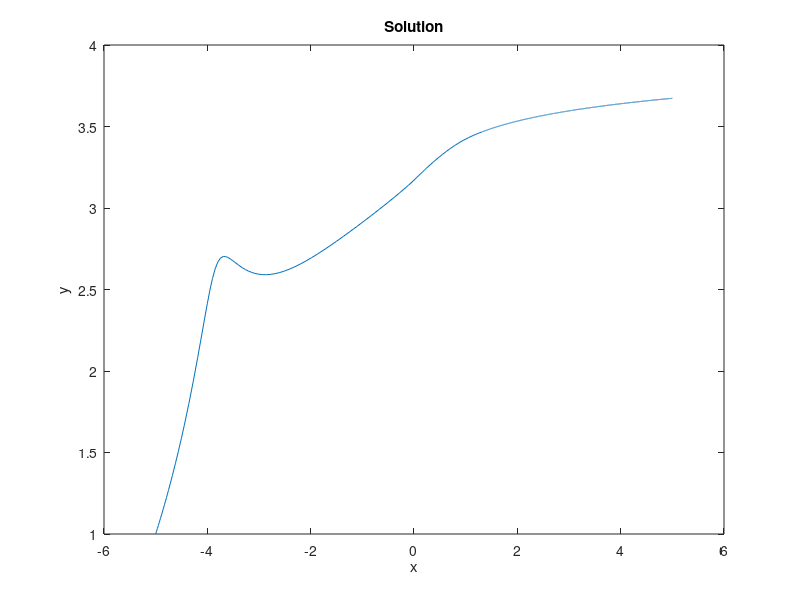

This chart was generated by the following MATLAB code:
clc;clear;
yder2 = @(x, y) [y(2); sqrt((1/16)*(y(1)*y(2))^2- log(x))/2 + (1/8)*(y(1)*y(2))^2];

y0 = 1;
z0 = 1;
rangex = [-5, 5];

[x,y] = ode45(yder2, rangex, [y0, z0]);

plot(x,y(:,1));
xlabel('x');
ylabel('y');
title('Solution');